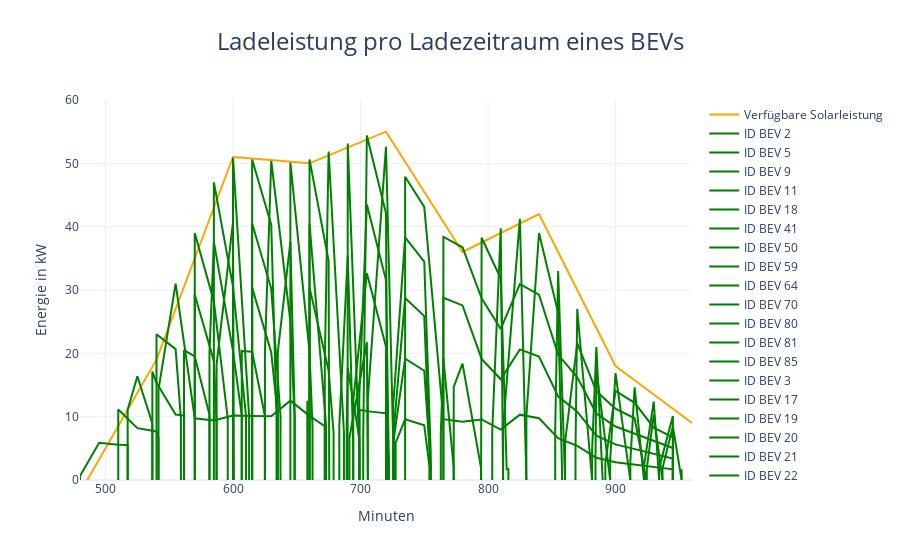

This figure's notebook cell:
### Code cell
figureGeneration.create_charging_power_figure(simulation_day, solarpeakleistung, bev_data, minute_interval)

### Figure 1 — Plotly figure (JSON) as saved in the notebook; plotly's stock layout.template omitted (floating-point values rounded to 4 significant figures)
{"data": [{"line": {"color": "orange"}, "name": "Verfügbare Solarleistung", "type": "scatter", "x": [480, 495, 510, 525, 540, 555, 570, 585, 600, 615, 630, 645, 660, 675, 690, 705, 720, 735, 750, 765, 780, 795, 810, 825, 840, 855, 870, 885, 900, 915, 930, 945, 960], "y": [-2, 3.25, 8.5, 13.75, 19, 27, 35, 43, 51, 50.75, 50.5, 50.25, 50, 51.25, 52.5, 53.75, 55, 50.25, 45.5, 40.75, 36, 37.5, 39, 40.5, 42, 36, 30, 24, 18, 15.75, 13.5, 11.25, 9]}, {"line": {"color": "green"}, "mode": "lines", "name": "ID BEV 2", "type": "scatter", "x": [480, 480, 495, 510, 517.4, 517.4], "y": [0, 0.62, 5.87, 5.56, 5.545, 0]}, {"line": {"color": "green"}, "mode": "lines", "name": "ID BEV 5", "type": "scatter", "x": [510, 510, 525, 540, 541.6, 541.6], "y": [0, 11.12, 8.19, 7.667, 6.61, 0]}, {"line": {"color": "green"}, "mode": "lines", "name": "ID BEV 9", "type": "scatter", "x": [517.4, 517.4, 525, 536.7, 536.7], "y": [0, 11.11, 16.38, 8.93, 0]}, {"line": {"color": "green"}, "mode": "lines", "name": "ID BEV 11", "type": "scatter", "x": [536.7, 536.7, 540, 555, 561.6, 561.6], "y": [0, 17.12, 15.33, 10.33, 10.17, 0]}, {"line": {"color": "green"}, "mode": "lines", "name": "ID BEV 18", "type": "scatter", "x": [540, 540, 555, 559.1, 559.1], "y": [0, 23, 20.67, 9.737, 0]}, {"line": {"color": "green"}, "mode": "lines", "name": "ID BEV 41", "type": "scatter", "x": [541.6, 541.6, 555, 570, 585, 600, 615, 630, 645, 660, 672, 672], "y": [0, 14.28, 31, 9.75, 9.4, 10.18, 10.12, 10.08, 12.53, 10.12, 8.5, 0]}, {"line": {"color": "green"}, "mode": "lines", "name": "ID BEV 50", "type": "scatter", "x": [561.6, 561.6, 570, 581.6, 581.6], "y": [0, 20.5, 19.5, 10.29, 0]}, {"line": {"color": "green"}, "mode": "lines", "name": "ID BEV 59", "type": "scatter", "x": [570, 570, 585, 587.1, 587.1], "y": [0, 29.25, 18.8, 8.826, 0]}, {"line": {"color": "green"}, "mode": "lines", "name": "ID BEV 64", "type": "scatter", "x": [570, 570, 585, 595.9, 595.9], "y": [0, 39, 28.2, 9.76, 0]}, {"line": {"color": "green"}, "mode": "lines", "name": "ID BEV 70", "type": "scatter", "x": [581.6, 581.6, 585, 600, 606.9, 606.9], "y": [0, 20.04, 37.6, 20.35, 10.18, 0]}, {"line": {"color": "green"}, "mode": "lines", "name": "ID BEV 80", "type": "scatter", "x": [585, 585, 600, 610.2, 610.2], "y": [0, 47, 30.53, 10.17, 0]}, {"line": {"color": "green"}, "mode": "lines", "name": "ID BEV 81", "type": "scatter", "x": [587.1, 587.1, 600, 600.7, 600.7], "y": [0, 18.23, 40.7, 10.2, 0]}, {"line": {"color": "green"}, "mode": "lines", "name": "ID BEV 85", "type": "scatter", "x": [600, 600, 612.6, 612.6], "y": [0, 50.88, 10.16, 0]}, {"line": {"color": "green"}, "mode": "lines", "name": "ID BEV 3", "type": "scatter", "x": [606.9, 606.9, 615, 625.0, 625.0], "y": [0, 20.35, 20.25, 10.12, 0]}, {"line": {"color": "green"}, "mode": "lines", "name": "ID BEV 17", "type": "scatter", "x": [615, 615, 630, 635.1, 635.1], "y": [0, 30.37, 20.15, 10.08, 0]}, {"line": {"color": "green"}, "mode": "lines", "name": "ID BEV 19", "type": "scatter", "x": [615, 615, 630, 637.3, 637.3], "y": [0, 40.5, 30.23, 10.08, 0]}, {"line": {"color": "green"}, "mode": "lines", "name": "ID BEV 20", "type": "scatter", "x": [615, 615, 630, 634.1, 634.1], "y": [0, 50.62, 40.3, 10.09, 0]}, {"line": {"color": "green"}, "mode": "lines", "name": "ID BEV 21", "type": "scatter", "x": [625.0, 625.0, 630, 645, 648.3, 648.3], "y": [0, 20.24, 50.38, 25.06, 10.04, 0]}, {"line": {"color": "green"}, "mode": "lines", "name": "ID BEV 22", "type": "scatter", "x": [635.1, 635.1, 645, 648.4, 648.4], "y": [0, 20.16, 37.59, 10.04, 0]}, {"line": {"color": "green"}, "mode": "lines", "name": "ID BEV 13", "type": "scatter", "x": [658.3, 658.3, 658.3], "y": [0, 12.53, 0]}, {"line": {"color": "green"}, "mode": "lines", "name": "ID BEV 25", "type": "scatter", "x": [645, 645, 660, 662.4, 662.4], "y": [0, 50.12, 20.25, 8.367, 0]}, {"line": {"color": "green"}, "mode": "lines", "name": "ID BEV 26", "type": "scatter", "x": [660, 660, 675, 678.9, 678.9], "y": [0, 30.37, 17.29, 7.367, 0]}, {"line": {"color": "green"}, "mode": "lines", "name": "ID BEV 27", "type": "scatter", "x": [660, 660, 673.1, 673.1], "y": [0, 40.5, 8.515, 0]}, {"line": {"color": "green"}, "mode": "lines", "name": "ID BEV 28", "type": "scatter", "x": [660, 660, 675, 675.5, 675.5], "y": [0, 50.62, 34.59, 7.327, 0]}, {"line": {"color": "green"}, "mode": "lines", "name": "ID BEV 33", "type": "scatter", "x": [672, 672, 675, 687.0, 687.0], "y": [0, 18.62, 51.88, 7.464, 0]}, {"line": {"color": "green"}, "mode": "lines", "name": "ID BEV 7", "type": "scatter", "x": [689.2, 689.2, 690, 699.1, 699.1], "y": [0, 8.647, 17.71, 6.656, 0]}, {"line": {"color": "green"}, "mode": "lines", "name": "ID BEV 35", "type": "scatter", "x": [683.4, 683.4, 690, 694.3, 694.3], "y": [0, 8.647, 35.41, 5.873, 0]}, {"line": {"color": "green"}, "mode": "lines", "name": "ID BEV 86", "type": "scatter", "x": [689.9, 689.9, 690, 699.2, 699.2], "y": [0, 8.647, 53.12, 4.438, 0]}, {"line": {"color": "green"}, "mode": "lines", "name": "ID BEV 6", "type": "scatter", "x": [699.2, 699.2, 705, 720, 722.2, 722.2], "y": [0, 11.08, 10.88, 10.52, 2.858, 0]}, {"line": {"color": "green"}, "mode": "lines", "name": "ID BEV 23", "type": "scatter", "x": [691.3, 691.3, 705, 705.8, 705.8], "y": [0, 6.64, 21.75, 3.844, 0]}, {"line": {"color": "green"}, "mode": "lines", "name": "ID BEV 61", "type": "scatter", "x": [694.3, 694.3, 705, 720, 720.0, 720.0], "y": [0, 12.51, 32.63, 21.05, 2.895, 0]}, {"line": {"color": "green"}, "mode": "lines", "name": "ID BEV 67", "type": "scatter", "x": [699.1, 699.1, 705, 720, 722.3, 722.3], "y": [0, 13.3, 43.5, 31.57, 2.857, 0]}, {"line": {"color": "green"}, "mode": "lines", "name": "ID BEV 76", "type": "scatter", "x": [702.1, 702.1, 705, 720, 721.1, 721.1], "y": [0, 6.64, 54.38, 42.1, 2.877, 0]}, {"line": {"color": "green"}, "mode": "lines", "name": "ID BEV 98", "type": "scatter", "x": [705.8, 705.8, 720, 726.4, 726.4], "y": [0, 12.91, 52.62, 2.788, 0]}, {"line": {"color": "green"}, "mode": "lines", "name": "ID BEV 78", "type": "scatter", "x": [727.6, 727.6, 735, 750, 754.0, 754.0], "y": [0, 5.847, 9.576, 8.624, 2.211, 0]}, {"line": {"color": "green"}, "mode": "lines", "name": "ID BEV 82", "type": "scatter", "x": [725.6, 725.6, 735, 750, 755.1, 755.1], "y": [0, 5.847, 19.15, 17.25, 2.195, 0]}, {"line": {"color": "green"}, "mode": "lines", "name": "ID BEV 84", "type": "scatter", "x": [726.4, 726.4, 735, 750, 754.7, 754.7], "y": [0, 8.635, 28.73, 25.87, 2.201, 0]}, {"line": {"color": "green"}, "mode": "lines", "name": "ID BEV 89", "type": "scatter", "x": [725.6, 725.6, 735, 750, 755.1, 755.1], "y": [0, 11.69, 38.3, 34.5, 4.389, 0]}, {"line": {"color": "green"}, "mode": "lines", "name": "ID BEV 62", "type": "scatter", "x": [735, 735, 750, 765, 780, 795, 810, 825, 840, 855, 870, 885, 900, 915, 930, 945, 945], "y": [0, 47.88, 43.12, 9.595, 9.188, 9.562, 7.95, 10.31, 9.75, 6.6, 5.4, 3.5, 2.813, 2.437, 2.063, 1.687, 0]}, {"line": {"color": "green"}, "mode": "lines", "name": "ID BEV 74", "type": "scatter", "x": [763.0, 763.0, 765, 773.1, 773.1], "y": [0, 7.187, 19.19, 1.909, 0]}, {"line": {"color": "green"}, "mode": "lines", "name": "ID BEV 69", "type": "scatter", "x": [773.1, 773.1, 780, 794.6, 794.6], "y": [0, 14.7, 18.38, 1.873, 0]}, {"line": {"color": "green"}, "mode": "lines", "name": "ID BEV 44", "type": "scatter", "x": [765, 765, 780, 795, 810, 825, 840, 855, 870, 885, 900, 915, 930, 945, 945], "y": [0, 28.79, 27.56, 19.12, 15.9, 20.62, 19.5, 13.2, 10.8, 7, 5.627, 4.873, 4.127, 3.373, 0]}, {"line": {"color": "green"}, "mode": "lines", "name": "ID BEV 52", "type": "scatter", "x": [765, 765, 780, 795, 810, 825, 840, 855, 870, 885, 900, 915, 930, 945, 945], "y": [0, 38.38, 36.75, 28.69, 23.85, 30.94, 29.25, 19.8, 16.2, 10.5, 8.44, 7.31, 6.19, 5.06, 0]}, {"line": {"color": "green"}, "mode": "lines", "name": "ID BEV 34", "type": "scatter", "x": [794.6, 794.6, 795, 810, 814.7, 816, 816], "y": [0, 11.06, 38.25, 31.8, 1.716, 1.722, 0]}, {"line": {"color": "green"}, "mode": "lines", "name": "ID BEV 66", "type": "scatter", "x": [803.3, 803.3, 810, 811.8, 811.8], "y": [0, 7.65, 39.75, 1.703, 0]}, {"line": {"color": "green"}, "mode": "lines", "name": "ID BEV 63", "type": "scatter", "x": [811.8, 811.8, 825, 830.1, 830.1], "y": [0, 8.328, 41.25, 1.783, 0]}, {"line": {"color": "green"}, "mode": "lines", "name": "ID BEV 56", "type": "scatter", "x": [830.1, 830.1, 840, 855, 858.1, 858.1], "y": [0, 10.03, 39, 26.4, 1.287, 0]}, {"line": {"color": "green"}, "mode": "lines", "name": "ID BEV 49", "type": "scatter", "x": [852.7, 852.7, 855, 860.4, 860.4], "y": [0, 7.8, 33, 1.253, 0]}, {"line": {"color": "green"}, "mode": "lines", "name": "ID BEV 32", "type": "scatter", "x": [860.4, 860.4, 870, 885, 900, 915, 923.8, 923.8], "y": [0, 5.967, 21.6, 14, 11.25, 9.747, 0.4123, 0]}, {"line": {"color": "green"}, "mode": "lines", "name": "ID BEV 47", "type": "scatter", "x": [868.6, 868.6, 870, 881.6, 881.6], "y": [0, 4.714, 27, 0.8738, 0]}, {"line": {"color": "green"}, "mode": "lines", "name": "ID BEV 40", "type": "scatter", "x": [884.3, 884.3, 885, 895.8, 895.8], "y": [0, 3.857, 17.5, 0.6144, 0]}, {"line": {"color": "green"}, "mode": "lines", "name": "ID BEV 42", "type": "scatter", "x": [881.6, 881.6, 885, 889.9, 889.9], "y": [0, 4.731, 21, 0.6884, 0]}, {"line": {"color": "green"}, "mode": "lines", "name": "ID BEV 29", "type": "scatter", "x": [892.0, 892.0, 900, 915, 930, 945, 945], "y": [0, 2.625, 14.07, 12.18, 8.253, 6.747, 0]}, {"line": {"color": "green"}, "mode": "lines", "name": "ID BEV 31", "type": "scatter", "x": [895.8, 895.8, 900, 911.6, 911.6], "y": [0, 3.239, 16.88, 0.4927, 0]}, {"line": {"color": "green"}, "mode": "lines", "name": "ID BEV 30", "type": "scatter", "x": [911.6, 911.6, 915, 922.3, 922.3], "y": [0, 2.904, 14.62, 0.4186, 0]}, {"line": {"color": "green"}, "mode": "lines", "name": "ID BEV 14", "type": "scatter", "x": [924.6, 924.6, 930, 936.9, 936.9], "y": [0, 1.827, 10.32, 0.337, 0]}, {"line": {"color": "green"}, "mode": "lines", "name": "ID BEV 16", "type": "scatter", "x": [922.3, 922.3, 930, 934.2, 934.2], "y": [0, 2.246, 12.38, 0.3476, 0]}, {"line": {"color": "green"}, "mode": "lines", "name": "ID BEV 4", "type": "scatter", "x": [936.9, 936.9, 945, 951.9, 951.9], "y": [0, 1.885, 8.433, 0.2689, 0]}, {"line": {"color": "green"}, "mode": "lines", "name": "ID BEV 12", "type": "scatter", "x": [934.2, 934.2, 945, 945], "y": [0, 1.895, 10.12, 0]}, {"line": {"color": "green"}, "mode": "lines", "name": "ID BEV 0", "type": "scatter", "x": [951.9, 951.9, 951.9], "y": [0, 1.715, 0]}], "layout": {"title": {"font": {"size": 24}, "text": "Ladeleistung pro Ladezeitraum eines BEVs", "x": 0.5, "xanchor": "center"}, "xaxis": {"range": [480, 960], "showgrid": true, "title": {"text": "Minuten"}}, "yaxis": {"range": [0, 60], "title": {"text": "Energie in kW"}}}}
